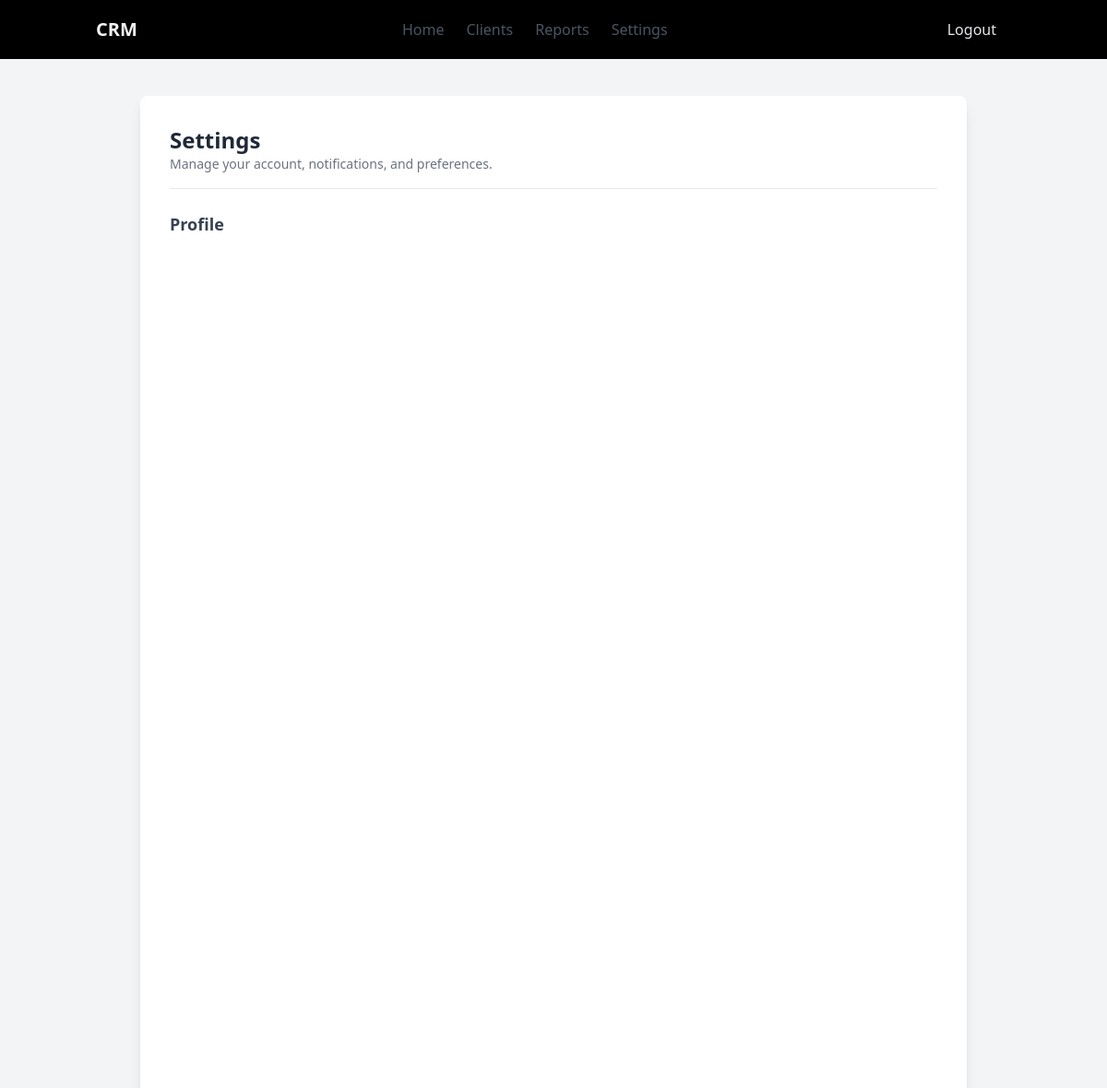
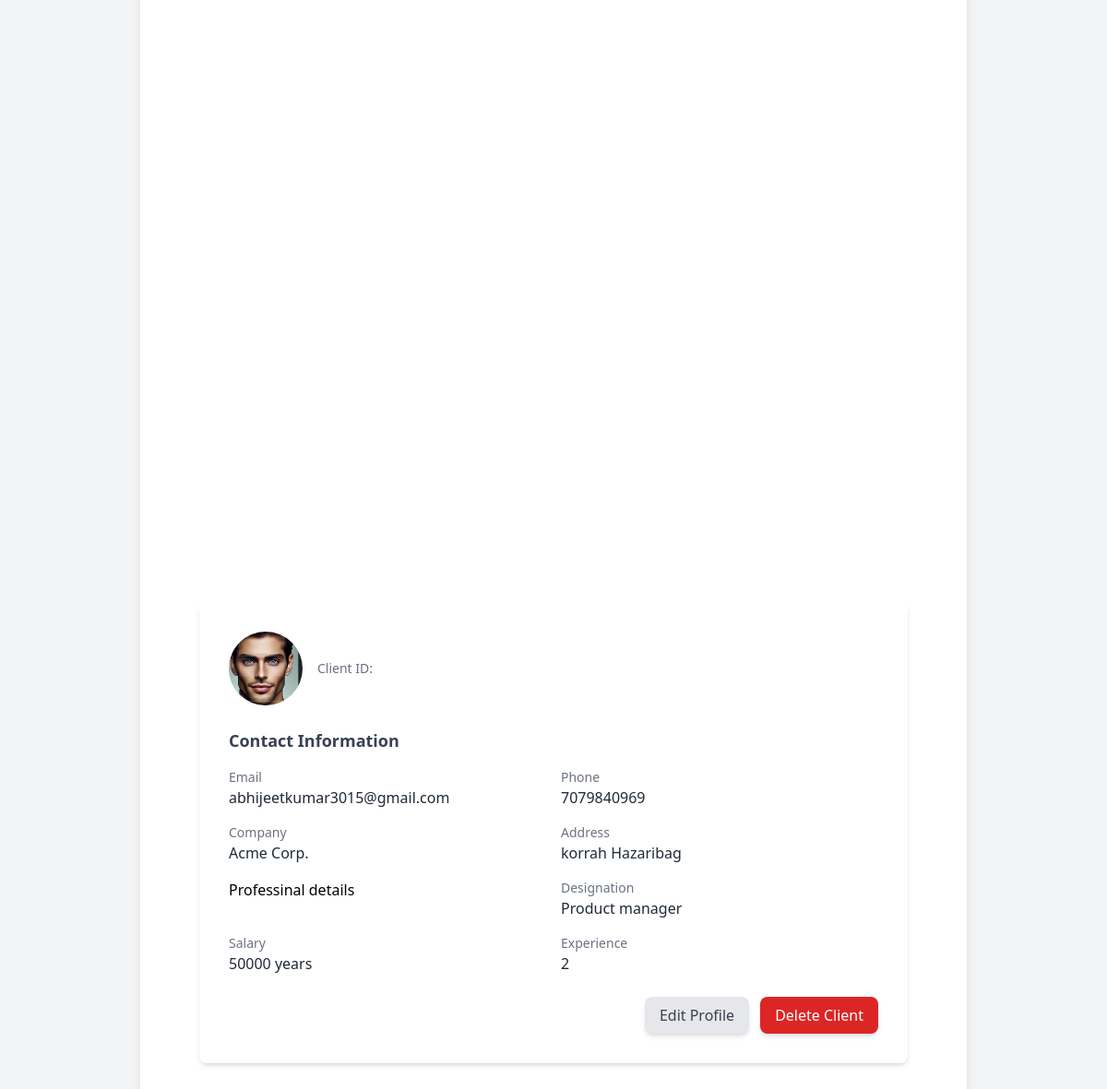
/setting/ (signed in), run on the app's committed database (2 pictures, top to bottom).
### app/models.py (models this page shows, shortened)
class PersonalDetailModel(models.Model):
    image=models.ImageField(upload_to='profile/')
    name=models.CharField(max_length=50)
    location=models.CharField(max_length=250)
    contact=models.IntegerField()
    email=models.EmailField()
    joining_date=models.DateField(auto_now_add=True)

class LeadModel(PersonalDetailModel):
    lead=models.ForeignKey(User,on_delete=models.CASCADE,related_name='lead')
    designation=models.ForeignKey(DesignationModel,on_delete=models.CASCADE)
    experience=models.PositiveIntegerField()
    salary=models.PositiveIntegerField()

class DesignationModel(models.Model):
    designation=models.CharField(max_length=50)
    def __str__(self): return self.designation

### app/views.py (the view, shortened to what this page needs)
# urls.py: path('setting/',views.setting_view,name='setting'),
@login_required
def setting_view(request,*args,**kwargs):
    form=LeadForm()
    is_lead=False
    try:
        lead=models.LeadModel.objects.get(lead=request.user)
        is_lead=True
        return render(request,'home/setting.html',{'form':form,'is_lead':is_lead,'lead':lead})
    except:
        print(f'is lead {is_lead}')
        return render(request,'home/setting.html',{'form':form,'is_lead':is_lead})

### app/templates/home/setting.html (shortened to what this page needs)
{% extends 'base.html' %}
{% block content %}
<main class="bg-gray-100 font-sans">
  <div class="min-h-screen flex items-center justify-center py-10 px-5">
    <div class="bg-white w-full max-w-4xl rounded-lg shadow-lg p-8">
      <div class="border-b pb-4 mb-6">
        <h1 class="text-2xl font-bold text-gray-800">Settings</h1>
        <p class="text-sm text-gray-500">Manage your account, notifications, and preferences.</p>
      </div>
      <div class="mb-10">
        {% if is_lead %}
        <h2 class="text-lg font-semibold text-gray-700 mb-4">Profile</h2>
        <div class="min-h-screen flex items-center justify-center py-10 px-5">
            <div class="bg-white shadow-md rounded-lg w-full max-w-3xl p-8">
              <div class="flex items-center mb-6">
                <div class="w-20 h-20 rounded-full bg-gray-200 flex items-center justify-center overflow-hidden">
                  <img src="{{lead.image.url}}" alt="Client Avatar" class="w-full h-full object-cover">
                </div>
                <div class="ml-4">
                  <p class="text-sm text-gray-500">Client ID: {{client.id}} </p>
                </div>
              </div>
              <div class="mb-6">
                <h2 class="text-lg font-semibold text-gray-700 mb-4">Contact Information</h2>
                <div class="grid grid-cols-1 sm:grid-cols-2 gap-4">
                    <div>
                    <p class="text-sm font-medium text-gray-500">Email</p>
                    <p class="text-gray-800"> {{lead.email}} </p>
                  </div>
                  <div>
                    <p class="text-sm font-medium text-gray-500">Phone</p>
                    <p class="text-gray-800"> {{lead.contact}} </p>
                  </div>
                  <div>
                    <p class="text-sm font-medium text-gray-500">Company</p>
                    <p class="text-gray-800">Acme Corp.</p>
                  </div>
                  <div>
                    <p class="text-sm font-medium text-gray-500">Address</p>
                    <p class="text-gray-800"> {{lead.location}} </p>
                  </div>
                  <p> Professinal details </p>
                  <div>
                    <p class="text-sm font-medium text-gray-500">Designation</p>
                    <p class="text-gray-800"> {{lead.designation}} </p>
                  </div>
                  <div>
                    <p class="text-sm font-medium text-gray-500">Salary</p>
                    <p class="text-gray-800"> {{lead.salary}} years </p>
                  </div>
                  <div>
                    <p class="text-sm font-medium text-gray-500">Experience</p>
                    <p class="text-gray-800"> {{lead.experience}} </p>
                  </div>
                </div>
              </div>
              <div class="flex justify-end space-x-3">
                <a href=""
                  class="py-2 px-4 bg-gray-200 text-gray-700 rounded-lg shadow-md hover:bg-gray-300">
                  Edit Profile
              </a>
                <a href=""
                  class="py-2 px-4 bg-red-600 text-white rounded-lg shadow-md hover:bg-red-700">
                  Delete Client
                </a>
              </div>
            </div>
          </div>
        {% endif %}
      </div>
    </div>
  </div>
</main>
{% endblock %}

### data on the page
PersonalDetailModel: image (picture), email "abhijeetkumar3015@gmail.com", contact "7079840969", location "korrah Hazaribag"
LeadModel: designation "Product manager", salary "50000", experience "2"
